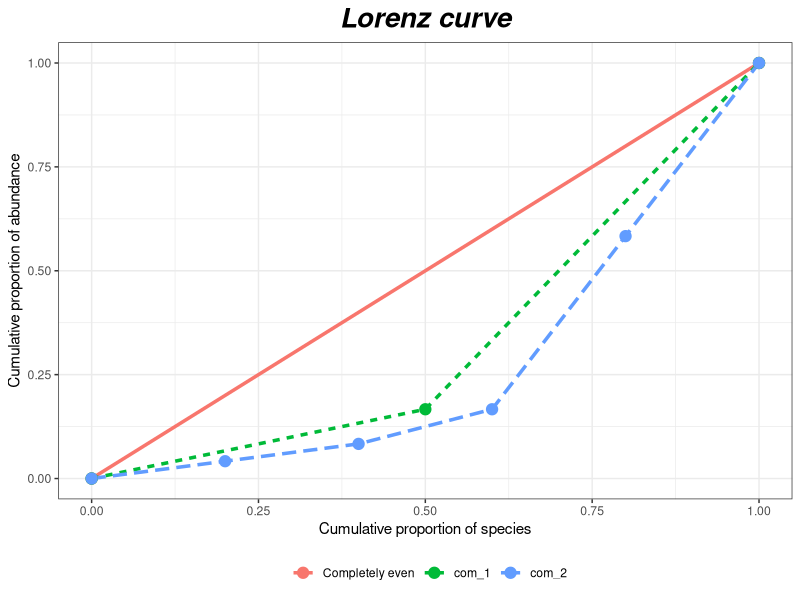

Write R code to recreate this figure.
#*******************************************************************************
#********************************************************************************
# 
#
## R scipts "Lorenz" for Chao and Ricotta (2019) Ecology paper on evenness. 
## The R code is for plotting Appendix S4: Figure S1 in Chao and Ricotta's paper.
# NOTE: The packages "ggplot2" must be installed and loaded before running the scripts. 
# 
#
#*******************************************************************************
#*******************************************************************************

library(ggplot2)

#====Functions for computing and plotting Lorenz Curve====
#'lcs_table is used to compute the values of each Lorenz curve
#' @param ps is a list of observed abundance/frequency vectors corresponding to multiple assemblages. 
#' @return the values for plotting the Lorenz curve of each assemblage.
lcs_table = function(ps){
  lc = function(p,j){
    p = p[p>0]
    s = length(p)
    p = p/sum(p)
    p = sort(p)
    out_x = sapply(1:s, function(i){i/s})
    out_y = sapply(1:s, function(i){sum(p[1:i])})
    out = data.frame(x = c(0,out_x),y = c(0,out_y),source = names(ps)[j])
  }
  curves = lapply(1:length(ps),function(j){lc(ps[[j]],j)})
  curves = do.call(rbind,curves)
}

#'lcs_plot is used to plot each curve
#' @param curves is the output of function lcs_table.
#' @return the plot for the Lorenz curve of each assemblage.
lcs_plot = function(curves){
  tmp = data.frame(x=c(0,1),y = c(0,1), source = "Completely even")
  curves = rbind(tmp,curves)
  curves$source = factor(curves$source, levels = unique(curves$source))
  g = ggplot(data = curves,aes(x = x,y = y,color = source, linetype = source))
  g = g + geom_line(size = 1.2)+
    geom_point(size = 3.5)+
    theme_bw()+
    theme(legend.position="bottom")+
    labs(col = "")+
    guides(linetype = FALSE)+
    ggtitle("Lorenz curve")+
    xlab("Cumulative proportion of species")+
    ylab("Cumulative proportion of abundance")+
    theme(plot.title = element_text(size=20, face="bold.italic",hjust = 0.5))
  g
}


#====Example====
#the input must be a list of observed abundance/frequency vectors corresponding to multiple assemblages
com_1 = c(10, 2)
com_2 = c(10, 10, 2, 1, 1)
ps = list(com_1=com_1, com_2 = com_2)
result_table = lcs_table(ps)
lcs_plot(result_table)
